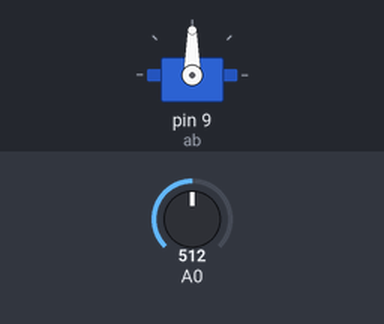
A sketch run on a simulated Arduino Uno, built with avr-gcc and run on an emulated ATmega328P. On the bench: servo. The test bench sets the inputs (shaded band); at power-on: A0 = 512.

Above: at 1.2 s.
1.3 s: A0 set to 716
At 1.6 s:
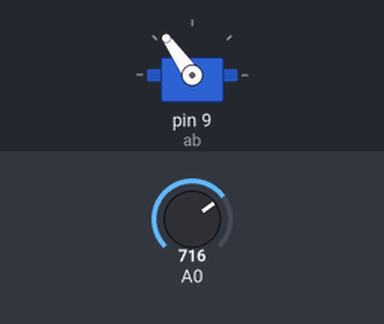
2.8 s: A0 set to 900
At 3.7 s:
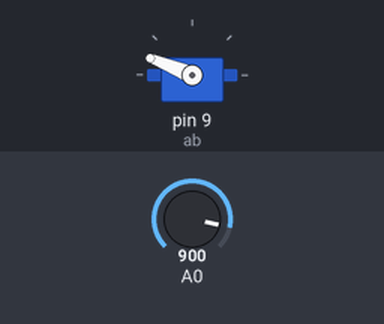
4.3 s: A0 set to 1023
At 5.1 s:
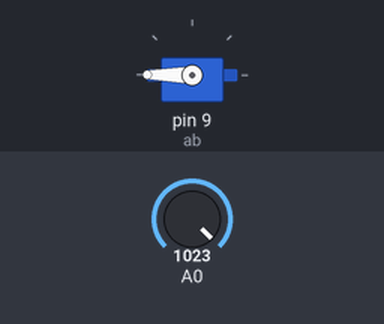
5.8 s: A0 set to 306
At 7.0 s:
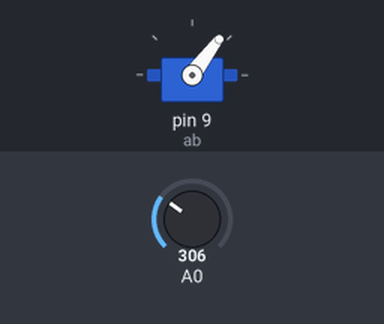
7.3 s: A0 set to 122
At 8.6 s:
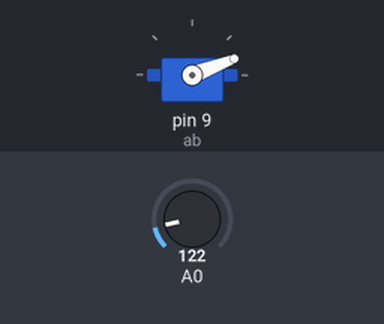
Timing chart, 0 to 9.8 s (numbered marks = the images above; inputs shaded):
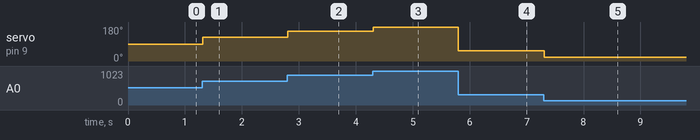

Measured:
- after the input at 1.3 s, servo on pin 9 (ab): 90° → 125° at once
- after the input at 2.8 s, servo on pin 9 (ab): 125° → 158° at once
- after the input at 4.3 s, servo on pin 9 (ab): 158° → 180° at once
- after the input at 5.8 s, servo on pin 9 (ab): 180° → 53° at once
- after the input at 7.3 s, servo on pin 9 (ab): 53° → 21° at once

The sketch:

Servo_Example.ino
```cpp
#include <Servo.h>
Servo ab;
int val;
void setup()
{
  // put your setup code here, to run once:
  ab.attach(9);

}

void loop()
{
  // put your main code here, to run repeatedly:
  val=analogRead(0);
  val=map(val,0,1023,0,180);
  ab.write(val);
  delay(15);
}
```
